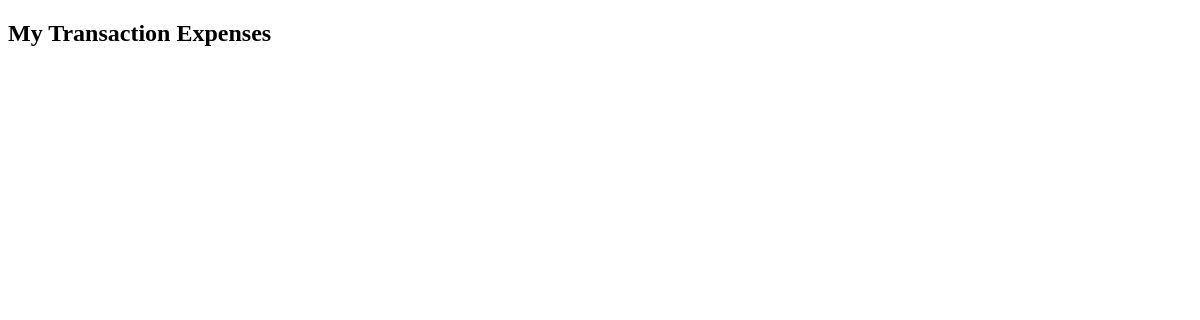
/transactions/expenses/, run on an earlier commit of the app's database.
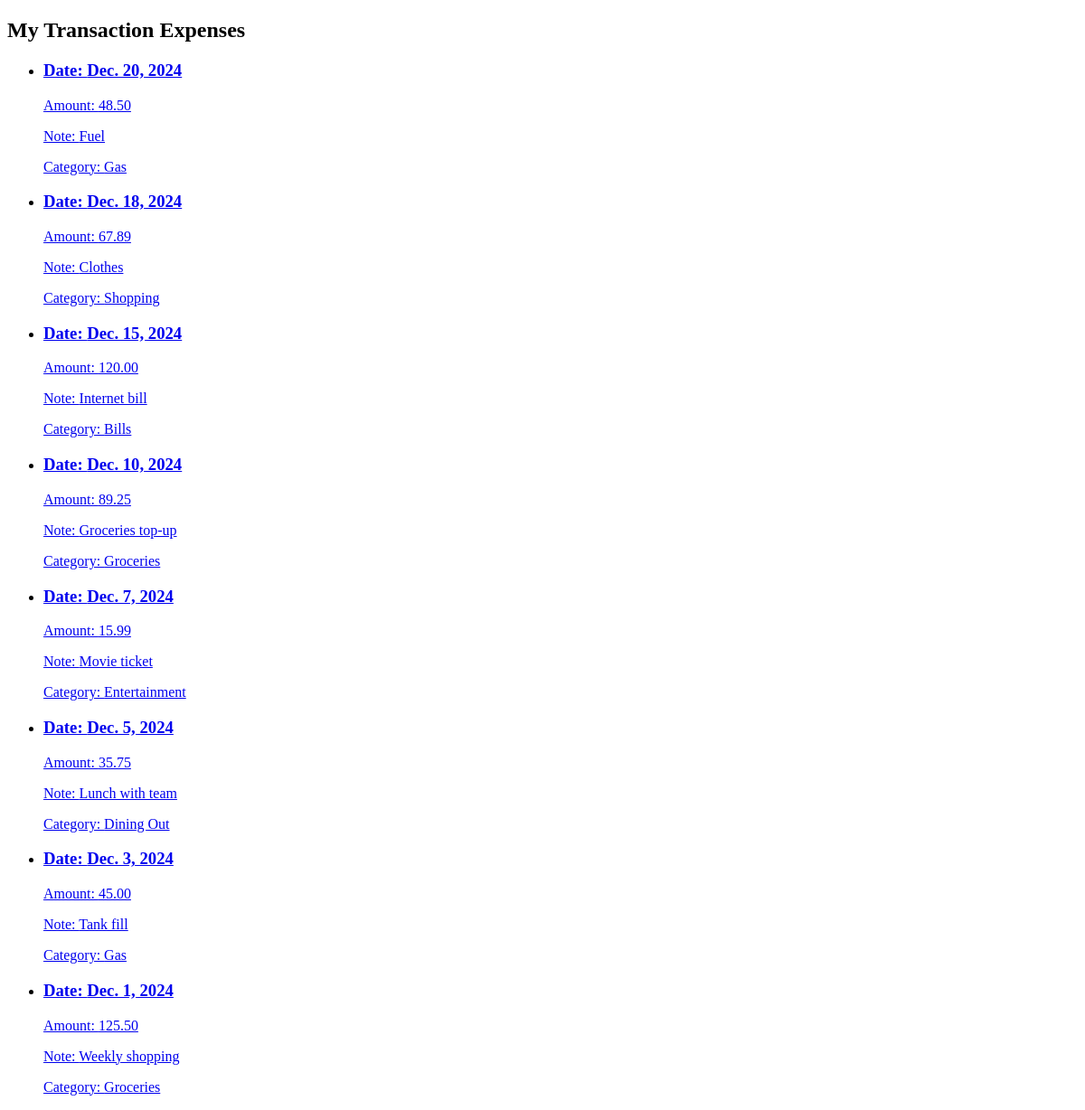
And on a later commit of the database.
### et_transactions/models.py (models this page shows, shortened)
class Expense(models.Model):
    category = models.ForeignKey(
        Category, on_delete=models.CASCADE, related_name="expenses"
    )
    amount = models.DecimalField(max_digits=10, decimal_places=2)
    date = models.DateField()
    note = models.CharField(max_length=250, blank=True, null=True)

class Category(models.Model):
    class CategoryType(models.TextChoices):
        EXPENSE = "EXPENSE", "Expense"
        INCOME = "INCOME", "Income"
    name = models.CharField(max_length=100)
    category_type = models.CharField(
        max_length=7,
        choices=CategoryType.choices,
        default=CategoryType.EXPENSE,
    )
    class Meta:
        constraints = [
            models.UniqueConstraint(
                fields=["name", "category_type"],
                name="unique_category_name_per_type",
            )
        ]

### et_transactions/views.py (the view)
# urls.py: path("expenses/", ExpenseListView.as_view(), name="expenses"),
class ExpenseListView(ListView):
    template_name = "et_transactions/expense_list.html"
    model = Expense
    ordering = ["-date"]
    context_object_name = "expenses"

### et_transactions/templates/et_transactions/expense_list.html (shortened to what this page needs)
{% extends "base.html" %}
{% block content %}
    <section id="all-posts">
        <h2>My Transaction Expenses</h2>
        <ul>
            {% for expense in expenses %}
                {% include "et_transactions/includes/expense.html" %}
            {% endfor %}
        </ul>
    </section>
{% endblock %}

### et_transactions/templates/et_transactions/includes/expense.html
<li>
    <article>
        <a href="#">
            <div>
                <h3>Date: {{ expense.date }}</h3>
                <p>Amount: {{ expense.amount }}</p>
                <p>Note: {{ expense.note }}</p>
                <p>Category: {{ expense.category.name }}</p>
            </div>
        </a>
    </article>
</li>

What changed in the data, as far as the page shows it:
added Expense: date "Dec. 20, 2024", amount "48.50", note "Fuel", category.name "Gas"
added Expense: date "Dec. 18, 2024", amount "67.89", note "Clothes", category.name "Shopping"
added Expense: date "Dec. 15, 2024", amount "120.00", note "Internet bill", category.name "Bills"
added Expense: date "Dec. 10, 2024", amount "89.25", note "Groceries top-up", category.name "Groceries"
added Expense: date "Dec. 7, 2024", amount "15.99", note "Movie ticket", category.name "Entertainment"
added Expense: date "Dec. 5, 2024", amount "35.75", note "Lunch with team", category.name "Dining Out"
added Expense: date "Dec. 3, 2024", amount "45.00", note "Tank fill", category.name "Gas"
added Expense: date "Dec. 1, 2024", amount "125.50", note "Weekly shopping", category.name "Groceries"
